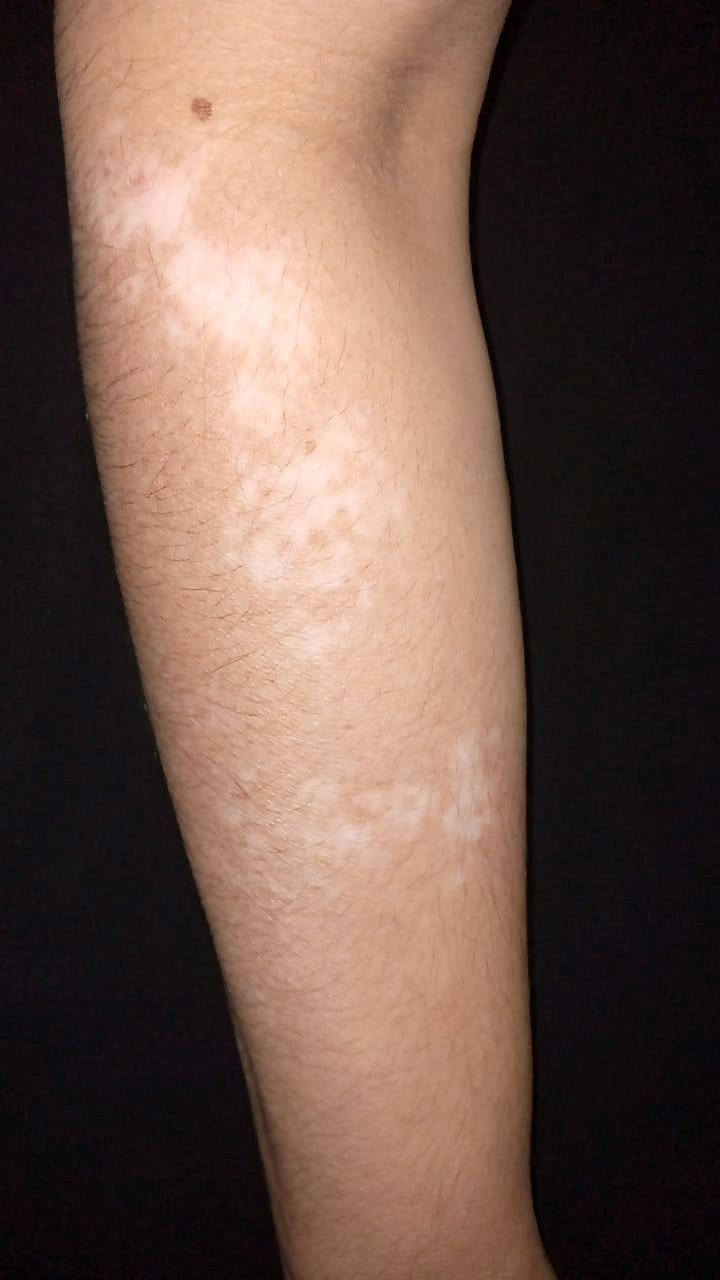
%> input picture 1.1.jpg, 720 x 1280 px
$ octave --eval "result = area_feature_test('1.1.jpg');"   (GNU Octave 9; MATLAB toolbox functions it lacks are replaced by stand-ins)
%> lines starting %> are read from the running program, lines starting %| are printed output that depends on the picture; in (x1, y1, x2, y2) boxes, pixels count from 0 and x2, y2 are one past the last pixel; in counts of white or black regions, pixels touching at a corner belong together; the program's own positions count from 1
### createMask.m
function [BW,maskedRGBImage] = createMask(RGB)
%createMask  Threshold RGB image using auto-generated code from colorThresholder app.
%  [BW,MASKEDRGBIMAGE] = createMask(RGB) thresholds image RGB using
%  auto-generated code from the colorThresholder App. The colorspace and
%  minimum/maximum values for each channel of the colorspace were set in the
%  App and result in a binary mask BW and a composite image maskedRGBImage,
%  which shows the original RGB image values under the mask BW.
% Auto-generated by colorThresholder app on 09-Nov-2016
%------------------------------------------------------
% Convert RGB image to chosen color space
I = rgb2hsv(RGB);
% Define thresholds for channel 1 based on histogram settings
channel1Min = 0.886;
channel1Max = 0.133;
% Define thresholds for channel 2 based on histogram settings
channel2Min = 0.308;
channel2Max = 1.000;
% Define thresholds for channel 3 based on histogram settings
channel3Min = 0.000;
channel3Max = 0.974;
% Create mask based on chosen histogram thresholds
sliderBW = ( (I(:,:,1) >= channel1Min) | (I(:,:,1) <= channel1Max) ) & ...
	(I(:,:,2) >= channel2Min ) & (I(:,:,2) <= channel2Max) & ...
	(I(:,:,3) >= channel3Min ) & (I(:,:,3) <= channel3Max);
BW = sliderBW;
% Initialize output masked image based on input image.
maskedRGBImage = RGB;
% Set background pixels where BW is false to zero.
maskedRGBImage(repmat(~BW,[1 1 3])) = 0;
end

### area_feature_test.m
function [area,centroid,Distance,ratio]=area_feature_test(image_file)
%> called with image_file = '1.1.jpg'
fruit = imread(image_file);
%> fruit is the input picture: size 1280x720x3 uint8; mean R, G, B 107.6, 84, 73.6
figure(1), imshow(fruit), title('Orignal Image');
gray_image = rgb2gray(fruit);
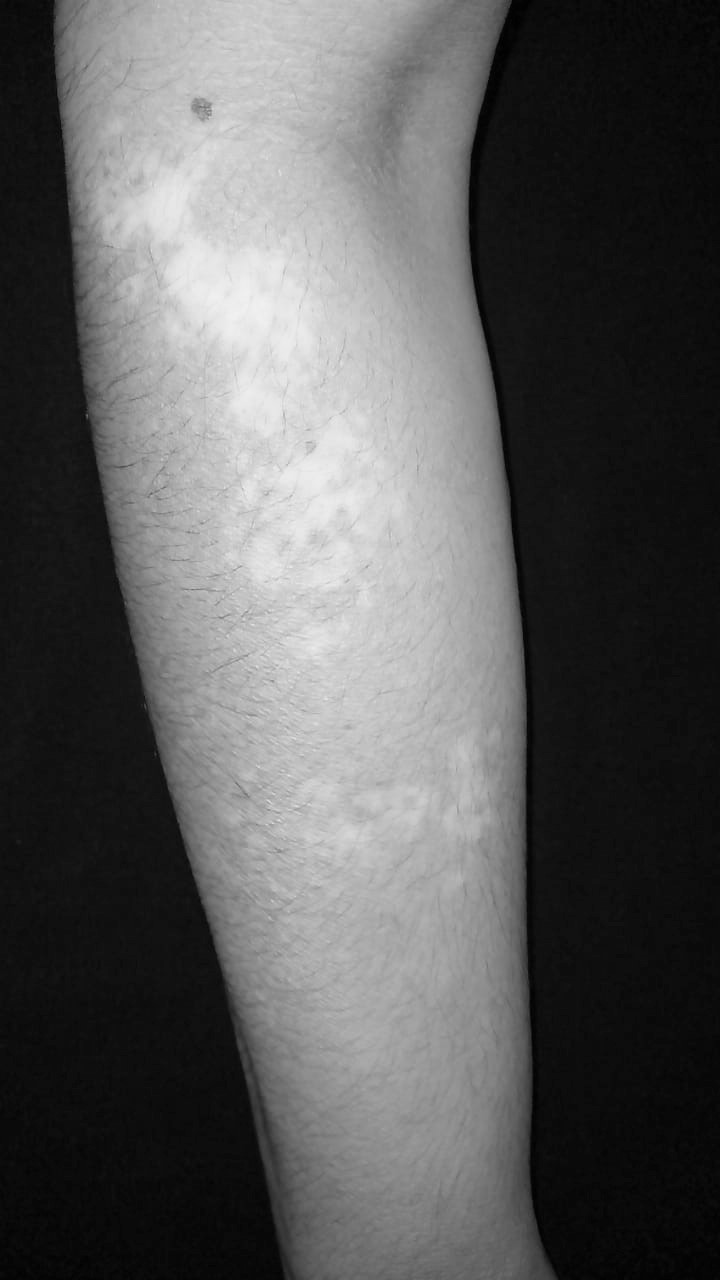
%> gray_image: size 1280x720 uint8; min 0, max 241, mean 89.9
[BWs,maskedRGBImage] = createMask(fruit);
%> in createMask, `I = rgb2hsv(RGB);`: I: size 1280x720x3 double; mean H, S, V 0.353, 0.325, 0.422
%> in createMask, `sliderBW = ( (I(:,:,1) >= channel1Min) | (I(:,:,1) <= channel1Max) ) &..`:
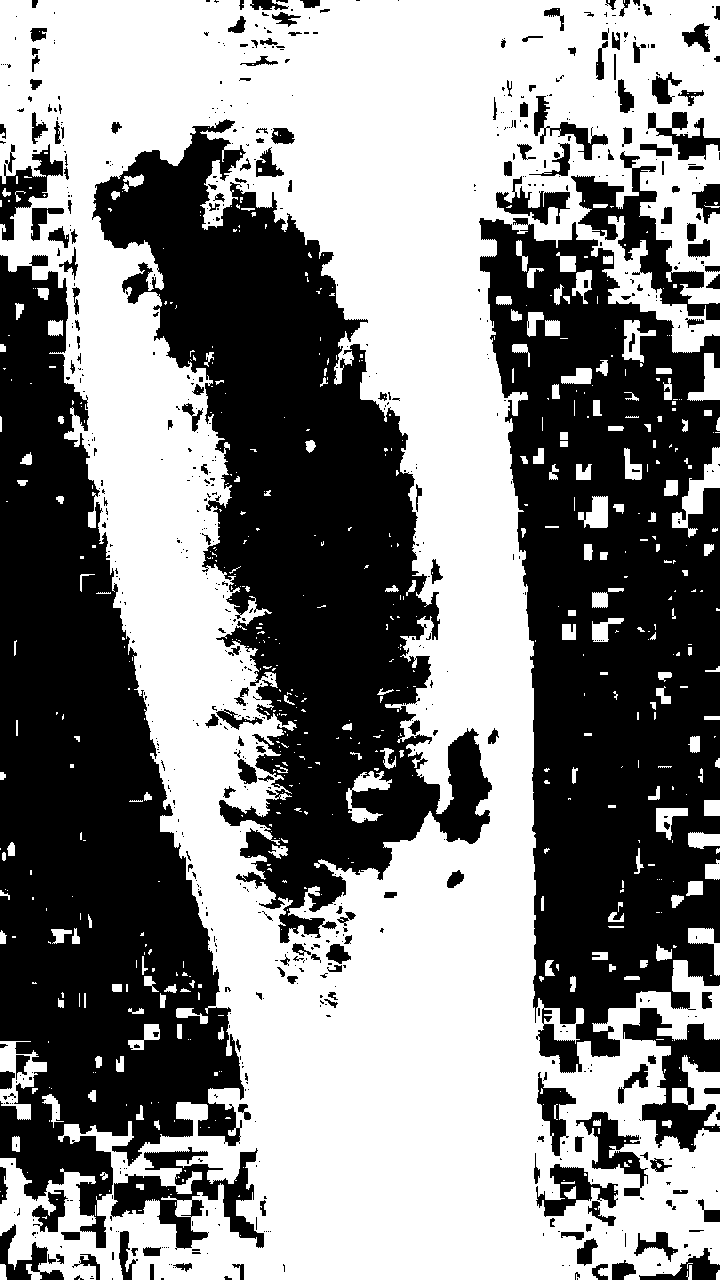
%> sliderBW: size 1280x720 logical; 52.8% white; 767 black regions (575 under 20 px), largest, box (x1, y1, x2, y2) and area: (479, 218, 720, 1073) 130717, (92, 119, 492, 943) 126463, (0, 255, 244, 1248) 125375
%> in createMask, `maskedRGBImage(repmat(~BW,[1 1 3])) = 0;`:
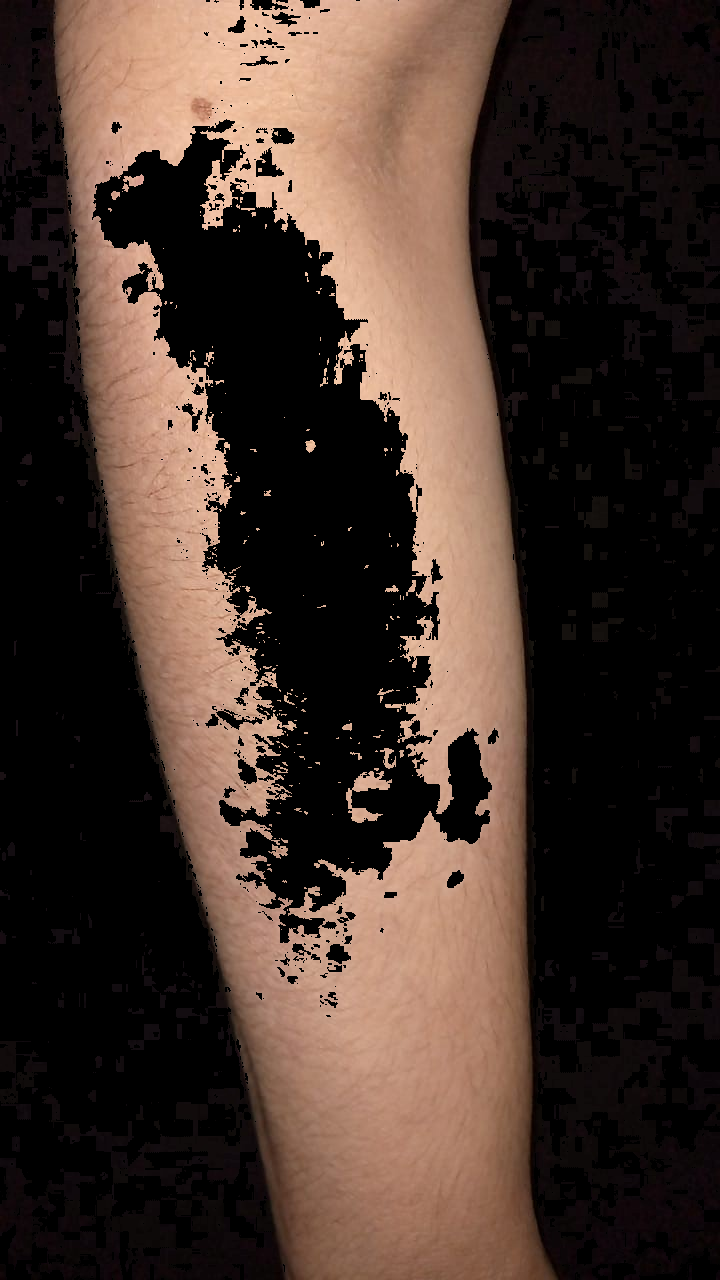
%> maskedRGBImage: size 1280x720x3 uint8; mean R, G, B 67.7, 51, 42.8
figure(2), imshow(BWs);title('Threshold BW Image');
%--------Area-------------
area = bwarea(BWs);
%> area = 487777.8
%--------Centroid-----------
[row,column]=find(BWs==1);
%> row = 486229 values from 1 to 1280; column = 486229 values from 1 to 720
mean_row=mean(row);
%> mean_row = 621
mean_col=mean(column);
%> mean_col = 371.1
centroid=[mean_row,mean_col];
%> centroid = [621 371.1]
%--------Perimeters----------
perimeter = bwperim(BWs);
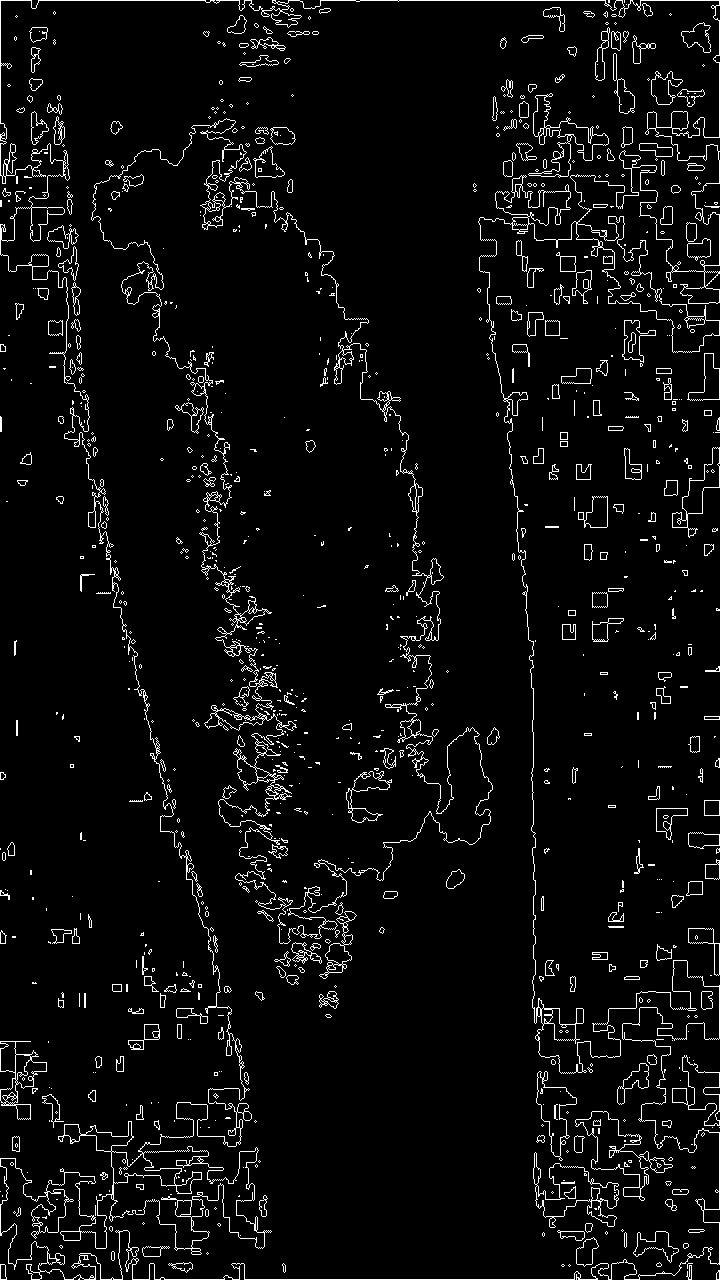
%> perimeter: size 1280x720 logical; 4.6% white in thin lines or dots
gray_image=gray_image(perimeter);
%> (the run ends here)

$ run again, on 4.14.jpg
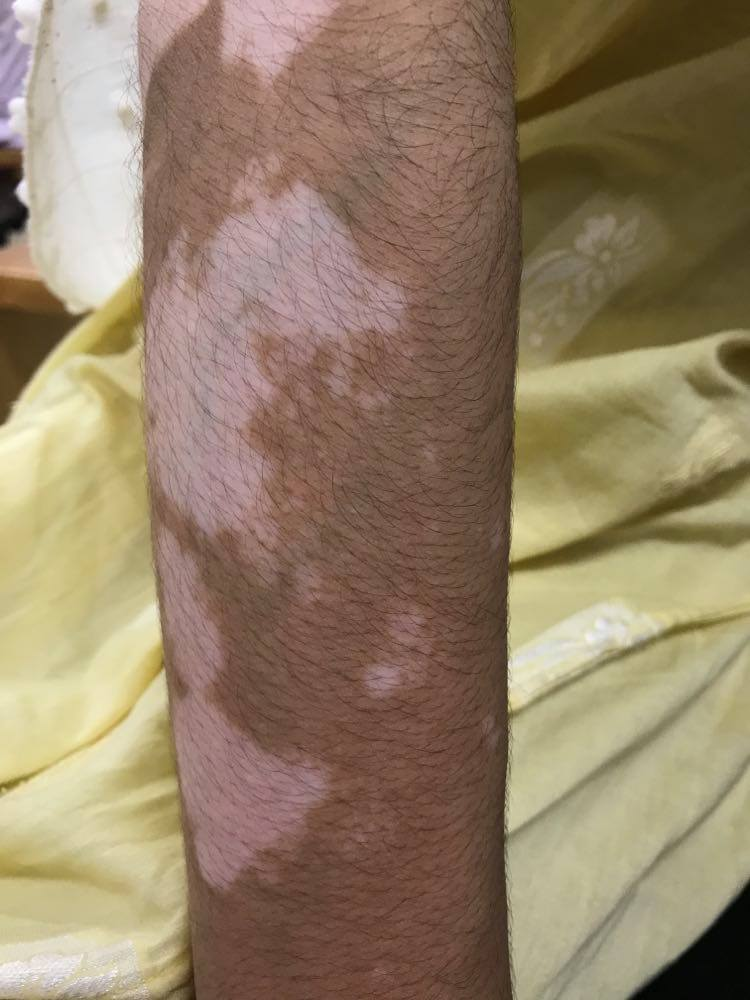
%> input picture 4.14.jpg, 750 x 1000 px
%> in area_feature_test, fruit is the input picture: size 1000x750x3 uint8; mean R, G, B 148.2, 128.7, 103.3
%> I: size 1000x750x3 double; mean H, S, V 0.139, 0.339, 0.582
%> in createMask, `sliderBW = ( (I(:,:,1) >= channel1Min) | (I(:,:,1) <= channel1Max) ) &..`:
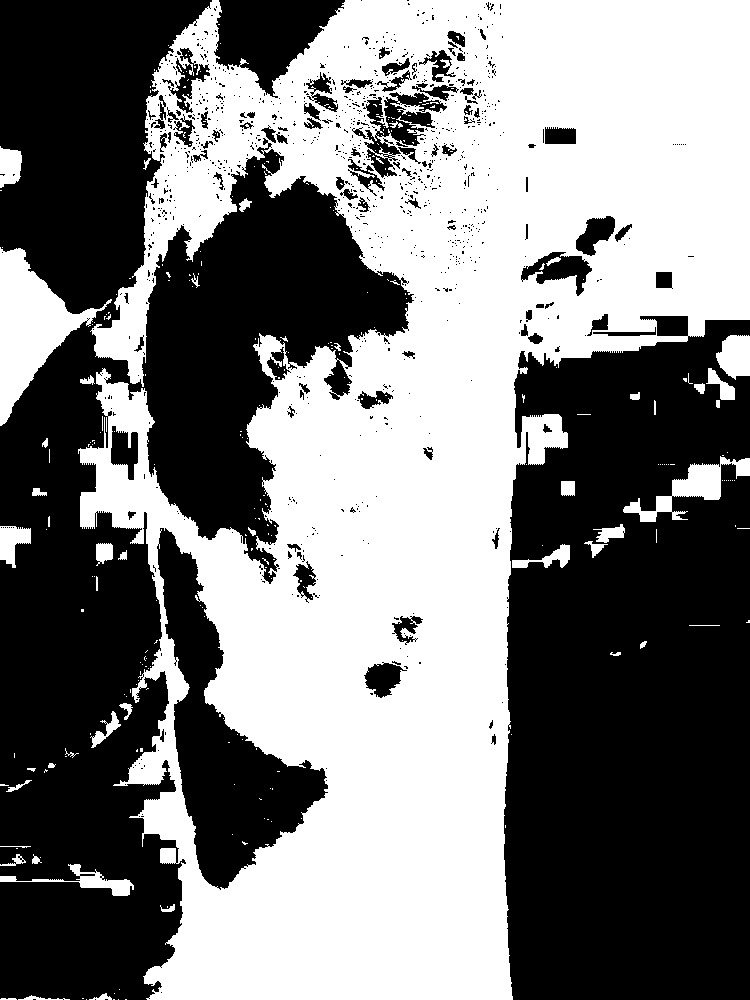
%> sliderBW: size 1000x750 logical; 48.7% white; 294 white regions (248 under 20 px), largest, box (x1, y1, x2, y2) and area: (78, 0, 750, 1000) 347009, (0, 247, 112, 426) 7713, (623, 456, 750, 522) 2393
%> area = 366949.9
%> row = 365484 values from 1 to 1000; column = 365484 values from 1 to 750
%> mean_row = 450.1
%> mean_col = 406.5
%> centroid = [450.1 406.5]
%> in area_feature_test, `perimeter = bwperim(BWs);`:
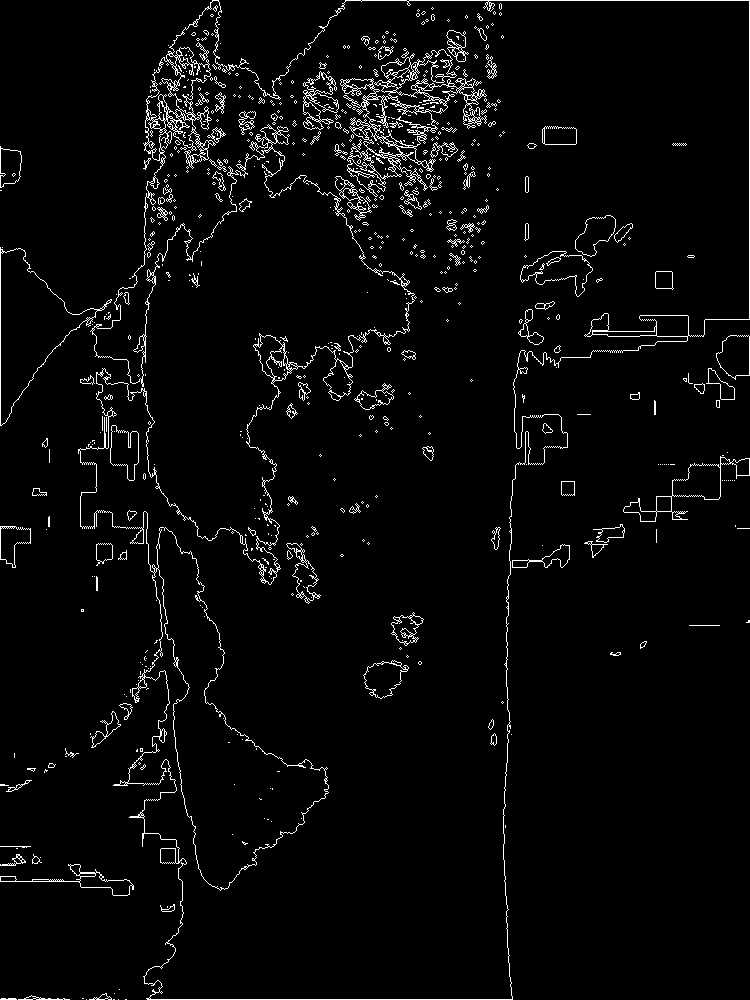
%> perimeter: size 1000x750 logical; 3.4% white in thin lines or dots

$ run again, on 18.48.jpeg
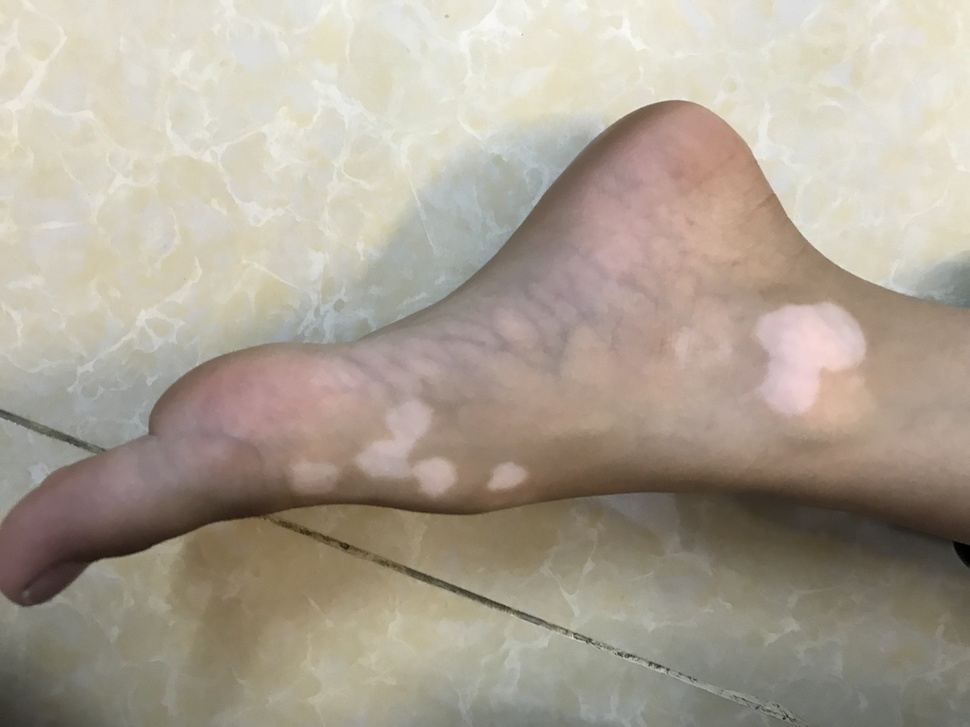
%> input picture 18.48.jpeg, 970 x 727 px, shrunk from 4032 x 3024 before the run
%> in area_feature_test, fruit is the input picture: size 727x970x3 uint8; mean R, G, B 172, 162.4, 148.6
%> I: size 727x970x3 double; mean H, S, V 0.143, 0.153, 0.676
%> in createMask, `sliderBW = ( (I(:,:,1) >= channel1Min) | (I(:,:,1) <= channel1Max) ) &..`:
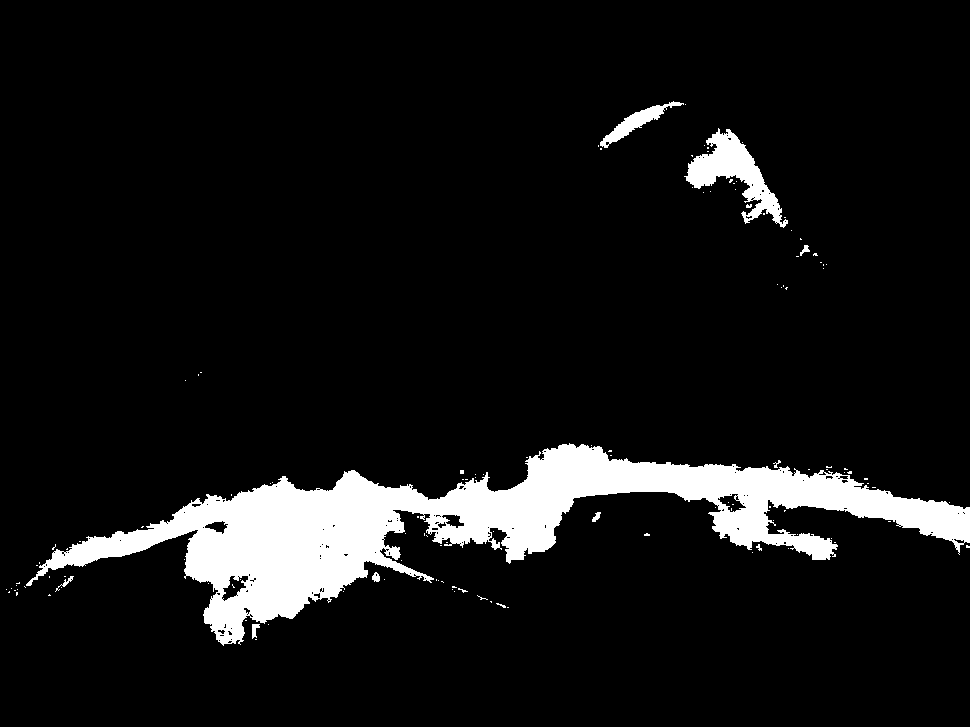
%> sliderBW: size 727x970 logical; 8.3% white; 128 white regions (117 under 20 px), largest, box (x1, y1, x2, y2) and area: (26, 443, 970, 646) 53329, (684, 128, 788, 228) 3493, (600, 101, 684, 148) 937
%> area = 58796.4
%> row = 58486 values from 102 to 646; column = 58486 values from 7 to 970
%> mean_row = 496.8
%> mean_col = 488.6
%> centroid = [496.8 488.6]
%> in area_feature_test, `perimeter = bwperim(BWs);`:
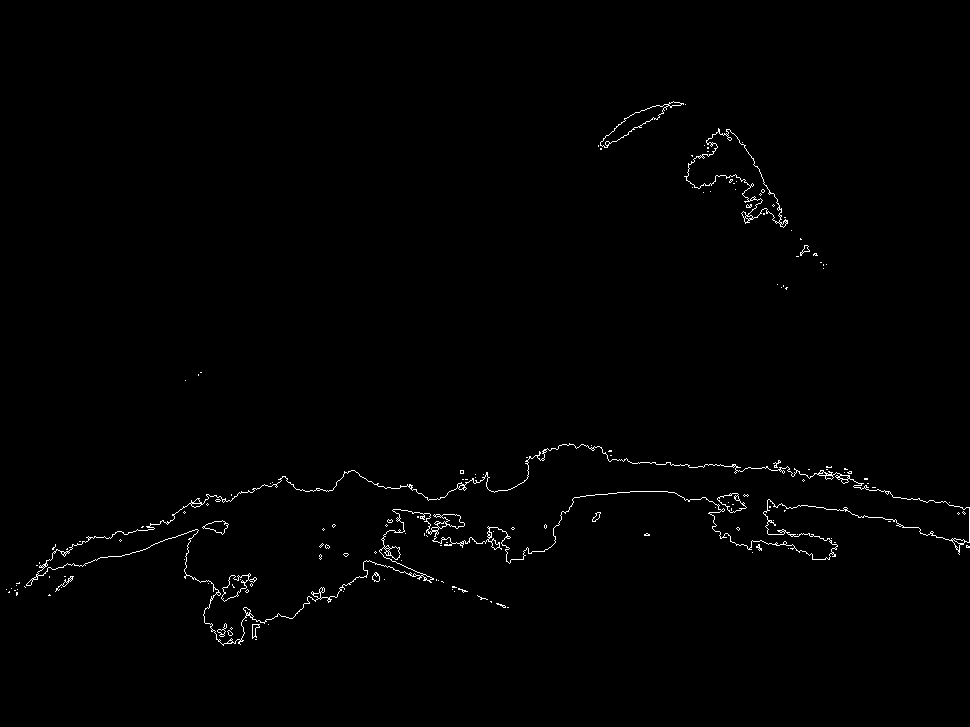
%> perimeter: size 727x970 logical; 0.82% white in thin lines or dots, all inside (x1, y1, x2, y2) = (6, 101, 970, 646)
%> in area_feature_test, `gray_image=gray_image(perimeter);`: gray_image = 5814 values, max 167 at index 3880, min 0 at index 5725, mean 102.8
%> Distance = 6.53
%> ratio = 17511.2
%> result = 58796.4
